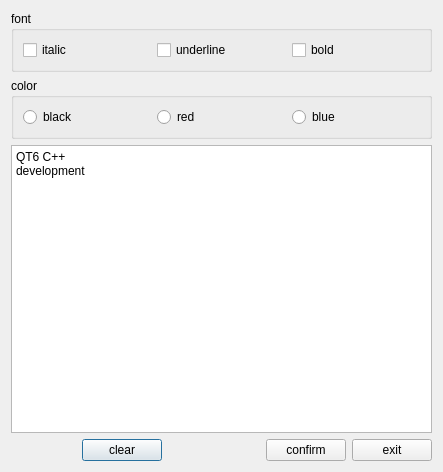
<?xml version="1.0" encoding="UTF-8"?>
<ui version="4.0">
 <class>Dialog</class>
 <widget class="QDialog" name="Dialog">
  <property name="geometry">
   <rect>
    <x>0</x>
    <y>0</y>
    <width>443</width>
    <height>472</height>
   </rect>
  </property>
  <property name="windowTitle">
   <string>Dialog</string>
  </property>
  <property name="windowIcon">
   <iconset resource="image.qrc">
    <normaloff>:/jsjd.png</normaloff>:/jsjd.png</iconset>
  </property>
  <layout class="QVBoxLayout" name="verticalLayout">
   <item>
    <widget class="QGroupBox" name="groupBox">
     <property name="title">
      <string>font</string>
     </property>
     <layout class="QHBoxLayout" name="horizontalLayout">
      <item>
       <widget class="QCheckBox" name="checkBox_italic">
        <property name="text">
         <string>italic</string>
        </property>
       </widget>
      </item>
      <item>
       <widget class="QCheckBox" name="checkBox_underline">
        <property name="text">
         <string>underline</string>
        </property>
       </widget>
      </item>
      <item>
       <widget class="QCheckBox" name="checkBox_bold">
        <property name="text">
         <string>bold</string>
        </property>
       </widget>
      </item>
     </layout>
    </widget>
   </item>
   <item>
    <widget class="QGroupBox" name="groupBox_2">
     <property name="title">
      <string>color</string>
     </property>
     <layout class="QHBoxLayout" name="horizontalLayout_2">
      <item>
       <widget class="QRadioButton" name="radioButton_black">
        <property name="text">
         <string>black</string>
        </property>
       </widget>
      </item>
      <item>
       <widget class="QRadioButton" name="radioButton_red">
        <property name="text">
         <string>red</string>
        </property>
       </widget>
      </item>
      <item>
       <widget class="QRadioButton" name="radioButton_blue">
        <property name="text">
         <string>blue</string>
        </property>
       </widget>
      </item>
     </layout>
    </widget>
   </item>
   <item>
    <widget class="QPlainTextEdit" name="plainTextEdit">
     <property name="plainText">
      <string>QT6 C++
development</string>
     </property>
    </widget>
   </item>
   <item>
    <layout class="QHBoxLayout" name="horizontalLayout_3">
     <item>
      <spacer name="horizontalSpacer_2">
       <property name="orientation">
        <enum>Qt::Horizontal</enum>
       </property>
       <property name="sizeHint" stdset="0">
        <size>
         <width>28</width>
         <height>20</height>
        </size>
       </property>
      </spacer>
     </item>
     <item>
      <widget class="QPushButton" name="pushButton_clear">
       <property name="text">
        <string>clear</string>
       </property>
       <property name="icon">
        <iconset resource="image.qrc">
         <normaloff>:/reset.png</normaloff>:/reset.png</iconset>
       </property>
      </widget>
     </item>
     <item>
      <spacer name="horizontalSpacer">
       <property name="orientation">
        <enum>Qt::Horizontal</enum>
       </property>
       <property name="sizeHint" stdset="0">
        <size>
         <width>98</width>
         <height>20</height>
        </size>
       </property>
      </spacer>
     </item>
     <item>
      <widget class="QPushButton" name="pushButton_confirm">
       <property name="text">
        <string>confirm</string>
       </property>
       <property name="icon">
        <iconset resource="image.qrc">
         <normaloff>:/sure.png</normaloff>:/sure.png</iconset>
       </property>
      </widget>
     </item>
     <item>
      <widget class="QPushButton" name="pushButton_exit">
       <property name="text">
        <string>exit</string>
       </property>
       <property name="icon">
        <iconset resource="image.qrc">
         <normaloff>:/return.png</normaloff>:/return.png</iconset>
       </property>
      </widget>
     </item>
    </layout>
   </item>
  </layout>
 </widget>
 <resources>
  <include location="image.qrc"/>
 </resources>
 <connections>
  <connection>
   <sender>pushButton_confirm</sender>
   <signal>clicked()</signal>
   <receiver>Dialog</receiver>
   <slot>accept()</slot>
   <hints>
    <hint type="sourcelabel">
     <x>249</x>
     <y>385</y>
    </hint>
    <hint type="destinationlabel">
     <x>212</x>
     <y>216</y>
    </hint>
   </hints>
  </connection>
  <connection>
   <sender>pushButton_exit</sender>
   <signal>clicked()</signal>
   <receiver>Dialog</receiver>
   <slot>close()</slot>
   <hints>
    <hint type="sourcelabel">
     <x>359</x>
     <y>385</y>
    </hint>
    <hint type="destinationlabel">
     <x>212</x>
     <y>216</y>
    </hint>
   </hints>
  </connection>
 </connections>
</ui>
